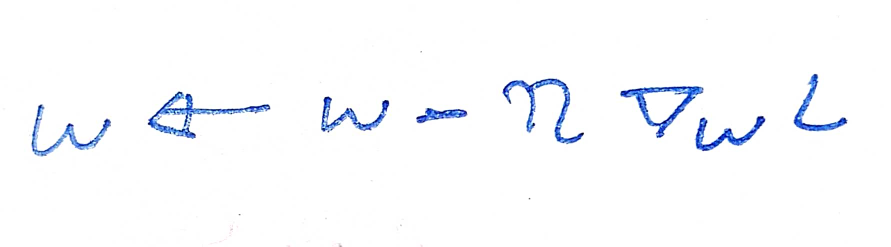
#> input picture test.jpg, 1781 x 493 px (shown at 1/2 size)
$ python SymSeg.py   (older library calls are emulated)
#> lines starting #> are read from the running program, lines starting #| are printed output that depends on the picture; after the words box and inside, x2 and y2 are one past the last pixel; in counts of white or black regions, pixels touching at a corner belong together
# comments: in the thresh image: Black pixel has value 0, white pixel has value 255
# image has coordinates img[X][Y] which is the conventional form


from re import X
import cv2
import math
import numpy as np

#HyperParameters
num_dirs = 18


def symSeg(im_loc, printOP = False):
#> called with im_loc = 'test.jpg', printOP = False
    img = cv2.pyrDown(cv2.imread(im_loc, cv2.IMREAD_UNCHANGED))
    orig_img = img.copy()

    gray_img = cv2.cvtColor(img, cv2.COLOR_BGR2GRAY)
    thresh = cv2.threshold(gray_img, 0, 255, cv2.THRESH_BINARY_INV | cv2.THRESH_OTSU)[1]
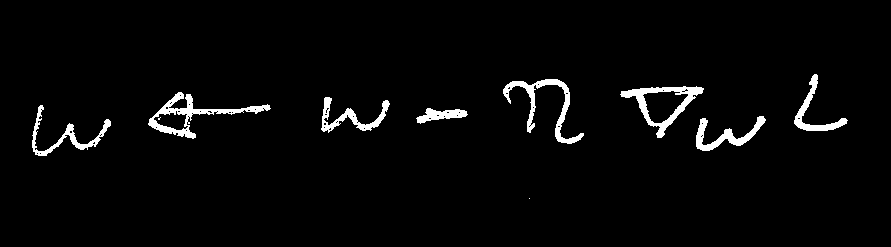
#> thresh: shape (247, 891); 3% white; 10 white regions (2 under 20 px), largest, box (x1, y1, x2, y2) and area: (148, 92, 271, 139) 1189, (620, 86, 704, 138) 1091, (503, 79, 584, 144) 1047

    im_data = cv2.connectedComponentsWithStats(thresh, cv2.CV_32S, 8)
    (numLabels, labels, stats, centroids) = im_data
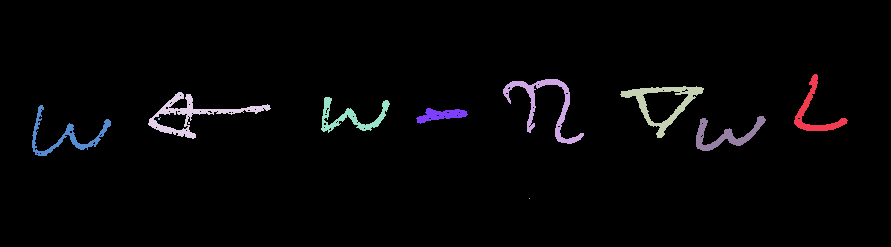
#> labels: shape (247, 891) int32; 11 distinct labels, from 0 to 10; one colour per label, 0 black
#> numLabels = 11; stats = [[0, 0, 891, 247, 213524], [794, 74, 54, 57, 646], [503, 79, 81, 65, 1047], [620, 86, 84, 52, 1091], [148, 92, 123, 47, 1189], [321, 97, 69, 36, 693], [32, 105, 79, 51, 708], [416, 108, 52, 16, 422], [158, 117, 3, 3, 5], [696, 116, 70, 35, 751], [529, 198, 1, 1, 1]]; centroids = [[444.3, 123.2], [814.3, 112.4], [544.6, 104.8], [662.4, 102.7], [193, 114.1], [350.6, 116.9], [65.69, 135.8], [440.6, 114.7], [158.8, 118.2], [725.3, 135.1], [529, 198]]

    if printOP == True:
        for i in range(0, numLabels):
            x = stats[i, cv2.CC_STAT_LEFT]
            y = stats[i, cv2.CC_STAT_TOP]
            w = stats[i, cv2.CC_STAT_WIDTH]
            h = stats[i, cv2.CC_STAT_HEIGHT]
            (cX, cY) = centroids[i]

            img = cv2.rectangle(img, (x, y), (x+w, y+h), (0, 255, 0), 3)
            img = cv2.circle(img, (int(cX), int(cY)), 4, (0,0,255), -1)
            img = cv2.putText(img, str(i), (int(cX), int(cY)), fontFace=cv2.FONT_HERSHEY_PLAIN, fontScale=2, color=(0, 0, 0),thickness=3)
            print(i, "X: ", cX, "Y: ", cY)
        cv2.imshow("Input Image", orig_img)
        cv2.imshow("Bounding Boxes", img)
        cv2.waitKey(0)
        cv2.destroyAllWindows()

    return (centroids, stats, thresh)


def LOSViewer(centroids, stats, img):
    dir = []
    for x in range(num_dirs):
        dir.append((math.cos(2*math.pi*x/num_dirs), math.sin(2*math.pi*x/num_dirs)))

    break_count = 0
    for i in range(len(centroids)):
        for j in range(len(dir)):
            for n in range(2000):
                pX = centroids[i][0] + dir[j][0]*n
                pY = centroids[i][1] + dir[j][1]*n
                if(pX > img.shape[1] or pX < 0 or pY < 0 or pY > img.shape[0]):
                    break_count += 1
                    print(break_count, "break")
                    break
                img = cv2.circle(img, (int(pX), int(pY)), 0, (0,0,255), -1)

    cv2.imshow('', img)
    cv2.waitKey(0)


def LOSGraphBuilder(centroids, stats, img):
    cpy = img.copy()
    img_w = stats[0][cv2.CC_STAT_WIDTH]
    img_h = stats[0][cv2.CC_STAT_HEIGHT]
    dir = []
    graph = {}
    for x in range(num_dirs):
        dir.append((math.cos(2*math.pi*x/num_dirs), math.sin(2*math.pi*x/num_dirs)))

    for i in range(len(centroids)):
        graph[i] = []
        for j in range(len(dir)):
            n = 1
            while True:
                # move from centroid in direction dir until you find a white pixel, or you overflow the image dimensions
                pX = int(centroids[i][0] + dir[j][0]*n)
                pY = int(centroids[i][1] + dir[j][1]*n)

                if i == 8:
                    print(j, n, pX, pY)
                # problem Identified: Since 8 and 4 are so close, for each direction 8 always hits 4 first before reaching any other node and so 8 is only
                # connected to 4. This may be either desirable or a problem. Need to discuss this.


                # overflowed image dimensions?
                if(pX >= img_w or pX < 0 or pY < 0 or pY >= img_h):
                    break

                # found white pixel? Remember we are using 'thresh' as our image here and it is inverted in color
                if img[pY][pX] > 100:
                    flag = False
                    for bb in range(1, len(centroids)):
                        # search for the bounding box in which this pixel lies
                        # bb is an index into the bounding boxes list
                        if bb == i:
                            continue
                        if inBoundingBox((pX, pY), stats[bb]):
                            flag = True
                            if bb in graph[i]:
                                continue
                            else:
                                graph[i].append(bb)
                    if flag:
                        break

                cpy = cv2.circle(cpy, (int(pX), int(pY)), 0, (128, 128, 128), -1)

                n += 1

    for i in range(11):
        (cX, cY) = centroids[i]
        cpy = cv2.putText(cpy, str(i), (int(cX), int(cY)), fontFace=cv2.FONT_HERSHEY_PLAIN, fontScale=2, color=(255, 255, 255),thickness=3)
    cv2.imshow('', cpy)
    cv2.waitKey(0)

    return graph

def inBoundingBox(point, dim):
    xmin = dim[cv2.CC_STAT_LEFT]
    ymin = dim[cv2.CC_STAT_TOP]
    xmax = dim[cv2.CC_STAT_LEFT] + dim[cv2.CC_STAT_WIDTH]
    ymax = dim[cv2.CC_STAT_TOP] + dim[cv2.CC_STAT_HEIGHT]
    if point[0] >= xmin and point[0] <= xmax and point[1] >= ymin and point[1] <= ymax:
        return True
    return False


(centroids, stats,img) = symSeg('test.jpg')
#print(img[250][100])
graph = LOSGraphBuilder(centroids, stats, img)
#> in LOSGraphBuilder, `img_w = stats[0][cv2.CC_STAT_WIDTH]`: img_w = 891
#> in LOSGraphBuilder, `img_h = stats[0][cv2.CC_STAT_HEIGHT]`: img_h = 247
#> the loop in LOSGraphBuilder, `for i in range(len(centroids)):` made 11 passes
#> (printed output is left out)
#> after the loop in LOSGraphBuilder, `for i in range(len(centroids)):`:
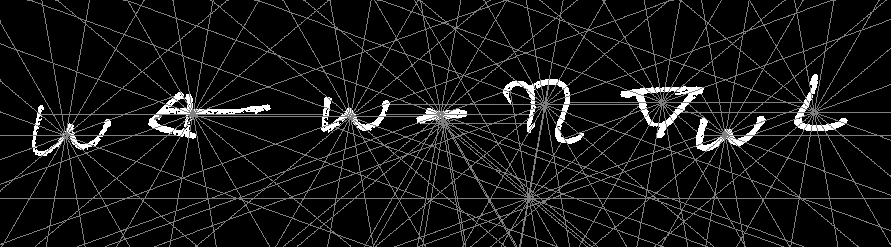
#> cpy: shape (247, 891); 11.44% of pixels changed, all inside (x1, y1, x2, y2) = (0, 0, 891, 247)
#> the loop in LOSGraphBuilder, `for i in range(11):` made 11 passes
#> pass 1, in LOSGraphBuilder, `cpy = cv2.putText(cpy, str(i), (int(cX), int(cY)), fontFace=cv2.FONT_H..`:
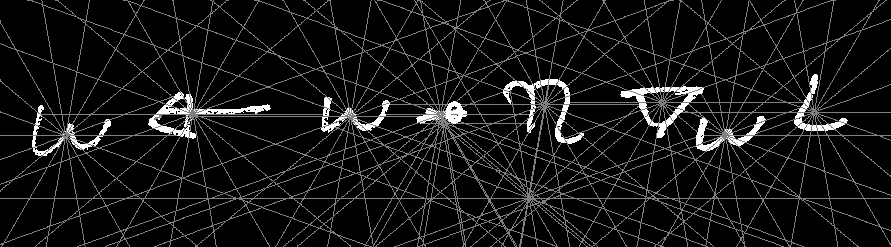
#> cpy: shape (247, 891); 0.08% of pixels changed, all inside (x1, y1, x2, y2) = (446, 101, 463, 124)
#> after the loop in LOSGraphBuilder, `for i in range(11):`:
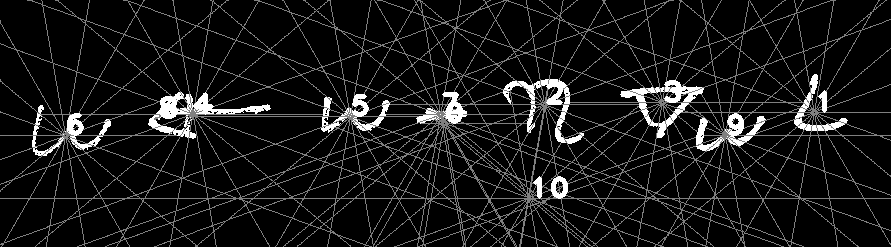
#> cpy: shape (247, 891); min 0, max 255, mean 23.2

print(graph)
#| {0: [2, 7], 1: [9, 3], 2: [3, 5], 3: [1, 9, 2], 4: [5, 6], 5: [7, 4], 6: [4], 7: [2, 5], 8: [4], 9: [3, 1], 10: [5, 7, 2, 3, 9]}
for i in range(11):
    (cX, cY) = centroids[i]
    img = cv2.putText(img, str(i), (int(cX), int(cY)), fontFace=cv2.FONT_HERSHEY_PLAIN, fontScale=2, color=(255, 255, 255),thickness=3)
#> this loop made 11 passes
#> pass 1, `img = cv2.putText(img, str(i), (int(cX), int(cY)), fontFace=cv2.FONT_H..`:
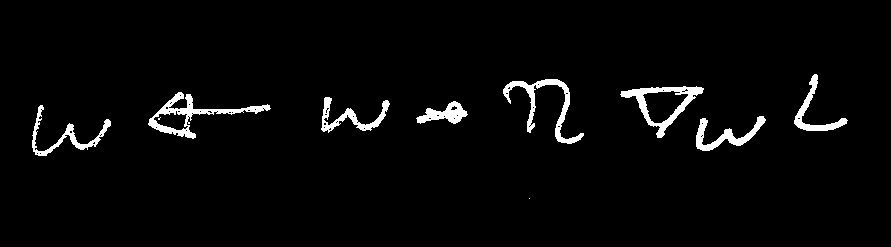
#> img: shape (247, 891); 3% white; 10 white regions (2 under 20 px), largest, box (x1, y1, x2, y2) and area: (148, 92, 271, 139) 1189, (620, 86, 704, 138) 1091, (503, 79, 584, 144) 1047
#> after the loop:
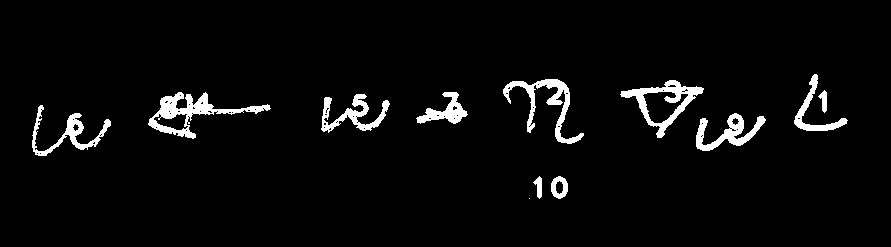
#> img: shape (247, 891); 3.9% white; 12 white regions (1 under 20 px), largest, box (x1, y1, x2, y2) and area: (148, 92, 271, 139) 1556, (620, 80, 704, 138) 1273, (503, 79, 584, 144) 1236
cv2.imshow('', img)
cv2.waitKey(0)

# [16 lines of commented-out code are left out]
